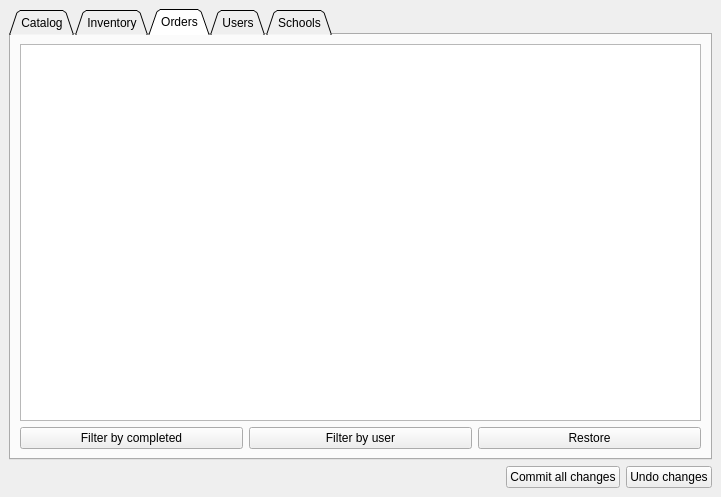
<?xml version="1.0" encoding="UTF-8"?>
<ui version="4.0">
 <class>MainWindow</class>
 <widget class="QMainWindow" name="MainWindow">
  <property name="geometry">
   <rect>
    <x>0</x>
    <y>0</y>
    <width>721</width>
    <height>497</height>
   </rect>
  </property>
  <property name="windowTitle">
   <string>GEA Admin</string>
  </property>
  <widget class="QWidget" name="container">
   <layout class="QVBoxLayout" name="verticalLayout_2">
    <item>
     <widget class="QTabWidget" name="tabs">
      <property name="tabShape">
       <enum>QTabWidget::Triangular</enum>
      </property>
      <property name="currentIndex">
       <number>2</number>
      </property>
      <widget class="QWidget" name="catalogTab">
       <attribute name="title">
        <string>Catalog</string>
       </attribute>
       <layout class="QVBoxLayout" name="verticalLayout_3">
        <item>
         <widget class="QTableWidget" name="catalogTable"/>
        </item>
        <item>
         <layout class="QHBoxLayout" name="horizontalLayout">
          <item>
           <spacer name="horizontalSpacer">
            <property name="orientation">
             <enum>Qt::Horizontal</enum>
            </property>
            <property name="sizeHint" stdset="0">
             <size>
              <width>40</width>
              <height>20</height>
             </size>
            </property>
           </spacer>
          </item>
          <item>
           <widget class="QPushButton" name="addToCatalogButton">
            <property name="text">
             <string>Add Item To Catalog</string>
            </property>
           </widget>
          </item>
          <item>
           <widget class="QPushButton" name="removeFromCatalogButton">
            <property name="text">
             <string>Remove Selected</string>
            </property>
           </widget>
          </item>
          <item>
           <spacer name="horizontalSpacer_2">
            <property name="orientation">
             <enum>Qt::Horizontal</enum>
            </property>
            <property name="sizeHint" stdset="0">
             <size>
              <width>40</width>
              <height>20</height>
             </size>
            </property>
           </spacer>
          </item>
         </layout>
        </item>
       </layout>
      </widget>
      <widget class="QWidget" name="inventoryTab">
       <attribute name="title">
        <string>Inventory</string>
       </attribute>
       <layout class="QVBoxLayout" name="verticalLayout_4">
        <item>
         <widget class="QTableWidget" name="inventoryTable"/>
        </item>
        <item>
         <layout class="QHBoxLayout" name="horizontalLayout_2">
          <item>
           <spacer name="horizontalSpacer_3">
            <property name="orientation">
             <enum>Qt::Horizontal</enum>
            </property>
            <property name="sizeHint" stdset="0">
             <size>
              <width>40</width>
              <height>20</height>
             </size>
            </property>
           </spacer>
          </item>
          <item>
           <widget class="QPushButton" name="addInventoryButton">
            <property name="text">
             <string>Add Inventory</string>
            </property>
           </widget>
          </item>
          <item>
           <widget class="QPushButton" name="modifyInventoryButton">
            <property name="text">
             <string>Modify Entry</string>
            </property>
           </widget>
          </item>
          <item>
           <widget class="QPushButton" name="removeInventoryButton">
            <property name="text">
             <string>Remove Selected</string>
            </property>
           </widget>
          </item>
          <item>
           <spacer name="horizontalSpacer_4">
            <property name="orientation">
             <enum>Qt::Horizontal</enum>
            </property>
            <property name="sizeHint" stdset="0">
             <size>
              <width>40</width>
              <height>20</height>
             </size>
            </property>
           </spacer>
          </item>
         </layout>
        </item>
       </layout>
      </widget>
      <widget class="QWidget" name="tab">
       <attribute name="title">
        <string>Orders</string>
       </attribute>
       <layout class="QVBoxLayout" name="verticalLayout">
        <item>
         <widget class="QTableWidget" name="orderTable"/>
        </item>
        <item>
         <layout class="QHBoxLayout" name="horizontalLayout_5">
          <item>
           <widget class="QPushButton" name="filterByCompletedButton">
            <property name="text">
             <string>Filter by completed</string>
            </property>
           </widget>
          </item>
          <item>
           <widget class="QPushButton" name="filterByUserButton">
            <property name="text">
             <string>Filter by user</string>
            </property>
           </widget>
          </item>
          <item>
           <widget class="QPushButton" name="restoreOrdersButton">
            <property name="text">
             <string>Restore</string>
            </property>
           </widget>
          </item>
         </layout>
        </item>
       </layout>
      </widget>
      <widget class="QWidget" name="tab_2">
       <attribute name="title">
        <string>Users</string>
       </attribute>
       <layout class="QVBoxLayout" name="verticalLayout_5">
        <item>
         <widget class="QTableWidget" name="usersTable"/>
        </item>
        <item>
         <layout class="QHBoxLayout" name="horizontalLayout_4">
          <item>
           <spacer name="horizontalSpacer_6">
            <property name="orientation">
             <enum>Qt::Horizontal</enum>
            </property>
            <property name="sizeHint" stdset="0">
             <size>
              <width>40</width>
              <height>20</height>
             </size>
            </property>
           </spacer>
          </item>
          <item>
           <widget class="QPushButton" name="addUserButton">
            <property name="text">
             <string>Add User</string>
            </property>
           </widget>
          </item>
          <item>
           <widget class="QPushButton" name="removeUserButton">
            <property name="text">
             <string>Remove Selected</string>
            </property>
           </widget>
          </item>
          <item>
           <spacer name="horizontalSpacer_7">
            <property name="orientation">
             <enum>Qt::Horizontal</enum>
            </property>
            <property name="sizeHint" stdset="0">
             <size>
              <width>40</width>
              <height>20</height>
             </size>
            </property>
           </spacer>
          </item>
         </layout>
        </item>
       </layout>
      </widget>
      <widget class="QWidget" name="tab_3">
       <attribute name="title">
        <string>Schools</string>
       </attribute>
       <layout class="QVBoxLayout" name="verticalLayout_6">
        <item>
         <widget class="QTableWidget" name="schoolsTable"/>
        </item>
        <item>
         <layout class="QHBoxLayout" name="horizontalLayout_6">
          <item>
           <spacer name="horizontalSpacer_8">
            <property name="orientation">
             <enum>Qt::Horizontal</enum>
            </property>
            <property name="sizeHint" stdset="0">
             <size>
              <width>40</width>
              <height>20</height>
             </size>
            </property>
           </spacer>
          </item>
          <item>
           <widget class="QPushButton" name="schoolAddButton">
            <property name="text">
             <string>Add a school</string>
            </property>
           </widget>
          </item>
          <item>
           <widget class="QPushButton" name="removeSchoolButton">
            <property name="text">
             <string>Remove Selected</string>
            </property>
           </widget>
          </item>
          <item>
           <spacer name="horizontalSpacer_9">
            <property name="orientation">
             <enum>Qt::Horizontal</enum>
            </property>
            <property name="sizeHint" stdset="0">
             <size>
              <width>40</width>
              <height>20</height>
             </size>
            </property>
           </spacer>
          </item>
         </layout>
        </item>
       </layout>
      </widget>
     </widget>
    </item>
    <item>
     <layout class="QHBoxLayout" name="horizontalLayout_3">
      <item>
       <spacer name="horizontalSpacer_5">
        <property name="orientation">
         <enum>Qt::Horizontal</enum>
        </property>
        <property name="sizeHint" stdset="0">
         <size>
          <width>40</width>
          <height>20</height>
         </size>
        </property>
       </spacer>
      </item>
      <item>
       <widget class="QPushButton" name="commitChangesButton">
        <property name="text">
         <string>Commit all changes</string>
        </property>
       </widget>
      </item>
      <item>
       <widget class="QPushButton" name="rollbackChangesButton">
        <property name="text">
         <string>Undo changes</string>
        </property>
       </widget>
      </item>
     </layout>
    </item>
   </layout>
  </widget>
  <widget class="QMenuBar" name="menubar">
   <property name="geometry">
    <rect>
     <x>0</x>
     <y>0</y>
     <width>721</width>
     <height>21</height>
    </rect>
   </property>
  </widget>
 </widget>
 <resources/>
 <connections/>
</ui>
